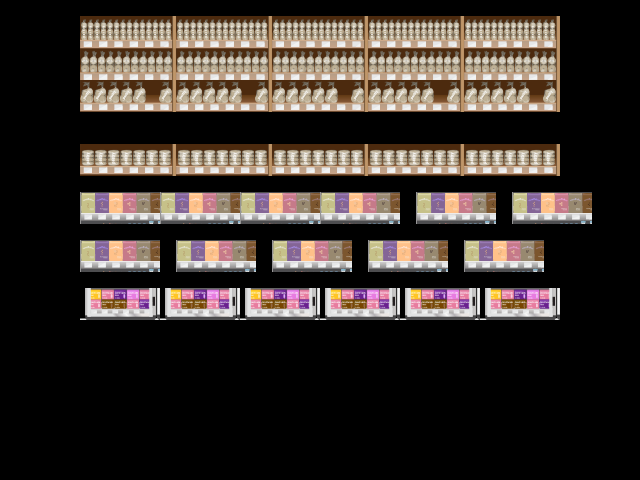

Tiled map render using the project's own tile images. Description and the map definition, with tile-layer contents summarised, below:
An orthogonal 40x30 tile map with 16x16 px tiles, 1 tile layer (elementos).

<map version="1.0" orientation="orthogonal" width="40" height="30" tilewidth="16" tileheight="16">
 <tileset firstgid="1" name="background" tilewidth="16" tileheight="16">
  <image source="sprites/background.png" trans="ff00ff" width="838" height="227" />
 </tileset>
 <layer name="elementos" width="40" height="30">
  <data>[1200 cells, 410 non-empty, 68 distinct tile ids]</data>
 </layer>
 <imagelayer name="Image Layer 1" width="40" height="30" />
</map>